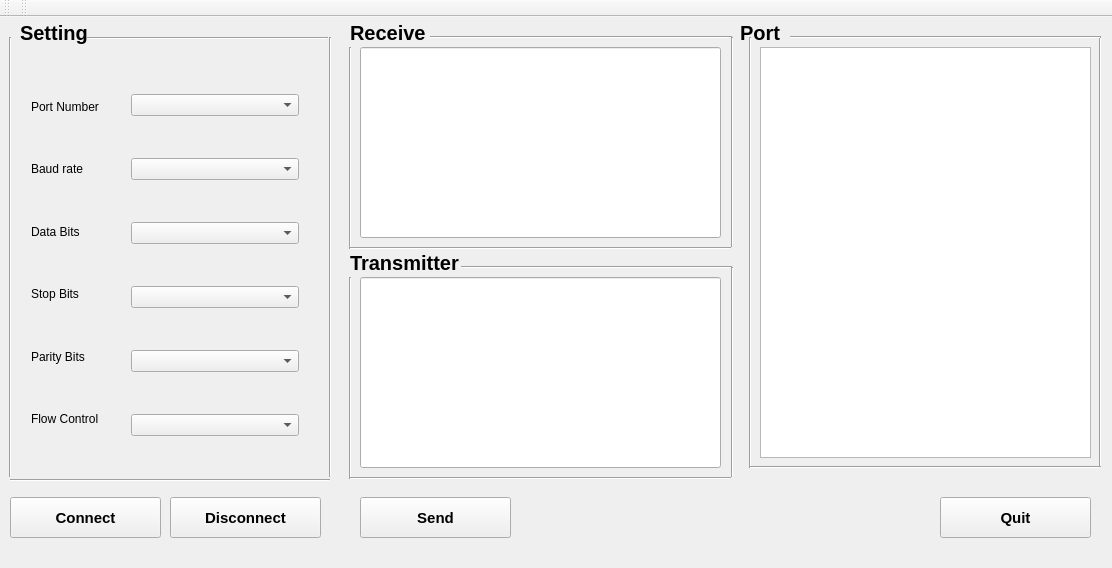
<?xml version="1.0" encoding="UTF-8"?>
<ui version="4.0">
 <class>MainWindow</class>
 <widget class="QMainWindow" name="MainWindow">
  <property name="geometry">
   <rect>
    <x>0</x>
    <y>0</y>
    <width>1112</width>
    <height>568</height>
   </rect>
  </property>
  <property name="windowTitle">
   <string>MainWindow</string>
  </property>
  <widget class="QWidget" name="centralWidget">
   <property name="styleSheet">
    <string notr="true"/>
   </property>
   <widget class="Line" name="line">
    <property name="geometry">
     <rect>
      <x>10</x>
      <y>455</y>
      <width>320</width>
      <height>16</height>
     </rect>
    </property>
    <property name="orientation">
     <enum>Qt::Horizontal</enum>
    </property>
   </widget>
   <widget class="Line" name="line_2">
    <property name="geometry">
     <rect>
      <x>320</x>
      <y>20</y>
      <width>20</width>
      <height>440</height>
     </rect>
    </property>
    <property name="orientation">
     <enum>Qt::Vertical</enum>
    </property>
   </widget>
   <widget class="QLabel" name="label">
    <property name="geometry">
     <rect>
      <x>20</x>
      <y>0</y>
      <width>111</width>
      <height>31</height>
     </rect>
    </property>
    <property name="styleSheet">
     <string notr="true">font: bold 20px;
color:black;</string>
    </property>
    <property name="text">
     <string>Setting</string>
    </property>
   </widget>
   <widget class="Line" name="line_3">
    <property name="geometry">
     <rect>
      <x>0</x>
      <y>20</y>
      <width>20</width>
      <height>440</height>
     </rect>
    </property>
    <property name="orientation">
     <enum>Qt::Vertical</enum>
    </property>
   </widget>
   <widget class="Line" name="line_4">
    <property name="geometry">
     <rect>
      <x>87</x>
      <y>11</y>
      <width>241</width>
      <height>20</height>
     </rect>
    </property>
    <property name="orientation">
     <enum>Qt::Horizontal</enum>
    </property>
   </widget>
   <widget class="QWidget" name="verticalLayoutWidget">
    <property name="geometry">
     <rect>
      <x>20</x>
      <y>50</y>
      <width>101</width>
      <height>391</height>
     </rect>
    </property>
    <layout class="QVBoxLayout" name="verticalLayout_2">
     <item>
      <widget class="QLabel" name="portNumberLabel">
       <property name="text">
        <string>Port Number</string>
       </property>
      </widget>
     </item>
     <item>
      <widget class="QLabel" name="baudrateLabel">
       <property name="text">
        <string>Baud rate</string>
       </property>
      </widget>
     </item>
     <item>
      <widget class="QLabel" name="dataBitsLabel">
       <property name="text">
        <string>Data Bits</string>
       </property>
      </widget>
     </item>
     <item>
      <widget class="QLabel" name="stopBitsLabel">
       <property name="text">
        <string>Stop Bits</string>
       </property>
      </widget>
     </item>
     <item>
      <widget class="QLabel" name="parityBitsLabel">
       <property name="text">
        <string>Parity Bits</string>
       </property>
      </widget>
     </item>
     <item>
      <widget class="QLabel" name="flowControlLabel">
       <property name="text">
        <string>Flow Control</string>
       </property>
      </widget>
     </item>
    </layout>
   </widget>
   <widget class="QWidget" name="verticalLayoutWidget_2">
    <property name="geometry">
     <rect>
      <x>120</x>
      <y>30</y>
      <width>190</width>
      <height>441</height>
     </rect>
    </property>
    <layout class="QVBoxLayout" name="verticalLayout_3">
     <item>
      <widget class="QComboBox" name="portNumberComboBox"/>
     </item>
     <item>
      <widget class="QComboBox" name="baudrateComboBox"/>
     </item>
     <item>
      <widget class="QComboBox" name="dataBitsComboBox"/>
     </item>
     <item>
      <widget class="QComboBox" name="stopBitsComboBox"/>
     </item>
     <item>
      <widget class="QComboBox" name="parityBitsComboBox"/>
     </item>
     <item>
      <widget class="QComboBox" name="flowControlComboBox"/>
     </item>
    </layout>
   </widget>
   <widget class="QLabel" name="label_2">
    <property name="geometry">
     <rect>
      <x>740</x>
      <y>-10</y>
      <width>71</width>
      <height>51</height>
     </rect>
    </property>
    <property name="styleSheet">
     <string notr="true">font: bold 20px;
color:black;</string>
    </property>
    <property name="text">
     <string>Port</string>
    </property>
   </widget>
   <widget class="QPushButton" name="connectButton">
    <property name="geometry">
     <rect>
      <x>10</x>
      <y>480</y>
      <width>151</width>
      <height>41</height>
     </rect>
    </property>
    <property name="styleSheet">
     <string notr="true">font: bold 15px;</string>
    </property>
    <property name="text">
     <string>Connect</string>
    </property>
   </widget>
   <widget class="QPushButton" name="disconnectButton">
    <property name="geometry">
     <rect>
      <x>170</x>
      <y>480</y>
      <width>151</width>
      <height>41</height>
     </rect>
    </property>
    <property name="styleSheet">
     <string notr="true">font: bold 15px;</string>
    </property>
    <property name="text">
     <string>Disconnect</string>
    </property>
   </widget>
   <widget class="QLabel" name="label_6">
    <property name="geometry">
     <rect>
      <x>350</x>
      <y>0</y>
      <width>111</width>
      <height>31</height>
     </rect>
    </property>
    <property name="styleSheet">
     <string notr="true">font: bold 20px;
color:black;</string>
    </property>
    <property name="text">
     <string>Receive</string>
    </property>
   </widget>
   <widget class="Line" name="line_5">
    <property name="geometry">
     <rect>
      <x>340</x>
      <y>30</y>
      <width>20</width>
      <height>202</height>
     </rect>
    </property>
    <property name="orientation">
     <enum>Qt::Vertical</enum>
    </property>
   </widget>
   <widget class="Line" name="line_6">
    <property name="geometry">
     <rect>
      <x>350</x>
      <y>221</y>
      <width>381</width>
      <height>20</height>
     </rect>
    </property>
    <property name="orientation">
     <enum>Qt::Horizontal</enum>
    </property>
   </widget>
   <widget class="Line" name="line_7">
    <property name="geometry">
     <rect>
      <x>722</x>
      <y>20</y>
      <width>20</width>
      <height>210</height>
     </rect>
    </property>
    <property name="orientation">
     <enum>Qt::Vertical</enum>
    </property>
   </widget>
   <widget class="Line" name="line_8">
    <property name="geometry">
     <rect>
      <x>430</x>
      <y>10</y>
      <width>302</width>
      <height>20</height>
     </rect>
    </property>
    <property name="orientation">
     <enum>Qt::Horizontal</enum>
    </property>
   </widget>
   <widget class="Line" name="line_9">
    <property name="geometry">
     <rect>
      <x>722</x>
      <y>250</y>
      <width>20</width>
      <height>210</height>
     </rect>
    </property>
    <property name="orientation">
     <enum>Qt::Vertical</enum>
    </property>
   </widget>
   <widget class="Line" name="line_10">
    <property name="geometry">
     <rect>
      <x>340</x>
      <y>260</y>
      <width>20</width>
      <height>202</height>
     </rect>
    </property>
    <property name="orientation">
     <enum>Qt::Vertical</enum>
    </property>
   </widget>
   <widget class="QLabel" name="label_7">
    <property name="geometry">
     <rect>
      <x>350</x>
      <y>230</y>
      <width>121</width>
      <height>31</height>
     </rect>
    </property>
    <property name="styleSheet">
     <string notr="true">font: bold 20px;
color:black;</string>
    </property>
    <property name="text">
     <string>Transmitter</string>
    </property>
   </widget>
   <widget class="Line" name="line_11">
    <property name="geometry">
     <rect>
      <x>461</x>
      <y>240</y>
      <width>271</width>
      <height>20</height>
     </rect>
    </property>
    <property name="orientation">
     <enum>Qt::Horizontal</enum>
    </property>
   </widget>
   <widget class="Line" name="line_12">
    <property name="geometry">
     <rect>
      <x>350</x>
      <y>451</y>
      <width>381</width>
      <height>20</height>
     </rect>
    </property>
    <property name="orientation">
     <enum>Qt::Horizontal</enum>
    </property>
   </widget>
   <widget class="QPushButton" name="sendButton">
    <property name="geometry">
     <rect>
      <x>360</x>
      <y>480</y>
      <width>151</width>
      <height>41</height>
     </rect>
    </property>
    <property name="styleSheet">
     <string notr="true">font: bold 15px;</string>
    </property>
    <property name="text">
     <string>Send</string>
    </property>
   </widget>
   <widget class="QTableWidget" name="portTable">
    <property name="geometry">
     <rect>
      <x>760</x>
      <y>30</y>
      <width>331</width>
      <height>411</height>
     </rect>
    </property>
   </widget>
   <widget class="Line" name="line_13">
    <property name="geometry">
     <rect>
      <x>740</x>
      <y>20</y>
      <width>20</width>
      <height>431</height>
     </rect>
    </property>
    <property name="orientation">
     <enum>Qt::Vertical</enum>
    </property>
   </widget>
   <widget class="Line" name="line_14">
    <property name="geometry">
     <rect>
      <x>1090</x>
      <y>20</y>
      <width>20</width>
      <height>431</height>
     </rect>
    </property>
    <property name="orientation">
     <enum>Qt::Vertical</enum>
    </property>
   </widget>
   <widget class="Line" name="line_15">
    <property name="geometry">
     <rect>
      <x>750</x>
      <y>440</y>
      <width>351</width>
      <height>20</height>
     </rect>
    </property>
    <property name="orientation">
     <enum>Qt::Horizontal</enum>
    </property>
   </widget>
   <widget class="Line" name="line_16">
    <property name="geometry">
     <rect>
      <x>790</x>
      <y>10</y>
      <width>311</width>
      <height>20</height>
     </rect>
    </property>
    <property name="orientation">
     <enum>Qt::Horizontal</enum>
    </property>
   </widget>
   <widget class="QLineEdit" name="transEdit">
    <property name="geometry">
     <rect>
      <x>360</x>
      <y>260</y>
      <width>361</width>
      <height>191</height>
     </rect>
    </property>
   </widget>
   <widget class="QPushButton" name="quitButton">
    <property name="geometry">
     <rect>
      <x>940</x>
      <y>480</y>
      <width>151</width>
      <height>41</height>
     </rect>
    </property>
    <property name="styleSheet">
     <string notr="true">font: bold 15px;</string>
    </property>
    <property name="text">
     <string>Quit</string>
    </property>
   </widget>
   <widget class="QLineEdit" name="receiveEdit">
    <property name="geometry">
     <rect>
      <x>360</x>
      <y>30</y>
      <width>361</width>
      <height>191</height>
     </rect>
    </property>
   </widget>
  </widget>
  <widget class="QMenuBar" name="menuBar">
   <property name="geometry">
    <rect>
     <x>0</x>
     <y>0</y>
     <width>1112</width>
     <height>21</height>
    </rect>
   </property>
  </widget>
  <widget class="QToolBar" name="mainToolBar">
   <attribute name="toolBarArea">
    <enum>TopToolBarArea</enum>
   </attribute>
   <attribute name="toolBarBreak">
    <bool>false</bool>
   </attribute>
  </widget>
  <widget class="QToolBar" name="toolBar">
   <property name="windowTitle">
    <string>toolBar</string>
   </property>
   <attribute name="toolBarArea">
    <enum>TopToolBarArea</enum>
   </attribute>
   <attribute name="toolBarBreak">
    <bool>false</bool>
   </attribute>
  </widget>
 </widget>
 <layoutdefault spacing="6" margin="11"/>
 <resources/>
 <connections/>
</ui>
